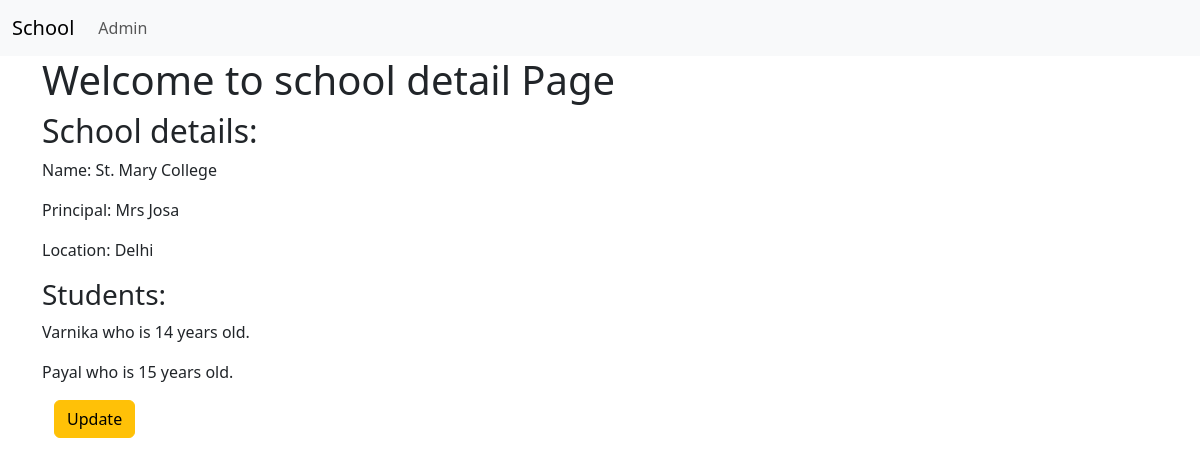
Page /basic_app/2/ on the committed database.
### basic_app/models.py (models this page shows, shortened)
class School(models.Model):
    name=models.CharField(max_length=264,unique=True)
    principal=models.CharField(max_length=264,unique=True)
    location=models.CharField(max_length=264,unique=True)
    def __str__(self):
        return self.name

class Student(models.Model):
    name=models.CharField(max_length=264,unique=True)
    age=models.PositiveIntegerField()
    school=models.ForeignKey(School,on_delete=models.CASCADE,related_name='students')

### basic_app/views.py (the view)
# urls.py: path("<int:pk>/",views.SchoolDetailView.as_view(),name='detail'),
class SchoolDetailView(DetailView):
    context_object_name='school_detail'
    model=models.School
    template_name='basic_app/school_detail.html'

### basic_app/templates/basic_app/school_detail.html
{% extends "basic_app/basic_app_base.html" %}
{% block body_block %}
<div class="jumbotron">
    <h1>Welcome to school detail Page</h1>
    <h2>School details:</h2>
    <p>Name: {{school_detail}}</p>
    <p>Principal: {{school_detail.principal }}</p>
    <p>Location: {{school_detail.location }}</p>
    <h3>Students:</h3>
    {% for student in school_detail.students.all %}
    <p>{{student.name}} who is {{student.age}} years old.</p>
    {% endfor %}
</div>
<div class="container">
    <p><a class="btn btn-warning" href="{% url 'basic_app:update' pk=school_detail.pk %}">Update</a></p>
</div>
{% endblock %}

### rows in the picture
School: name "St. Mary College", principal "Mrs Josa", location "Delhi"
Student: name "Varnika", age "14"
Student: name "Payal", age "15"
